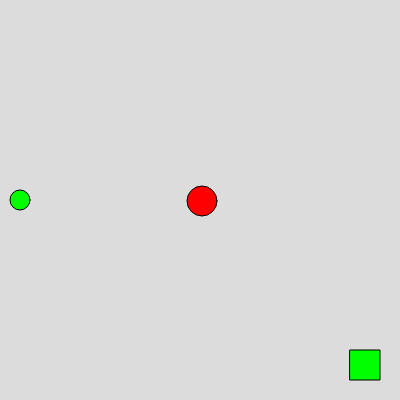
Frame 1 (no input)
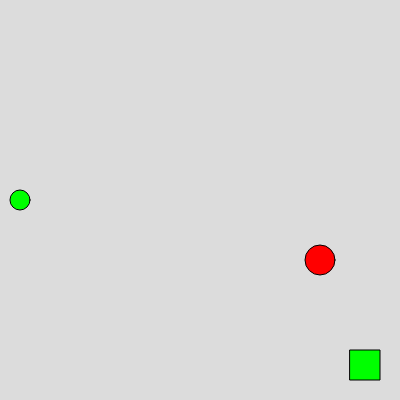
Frame 60 (no input)
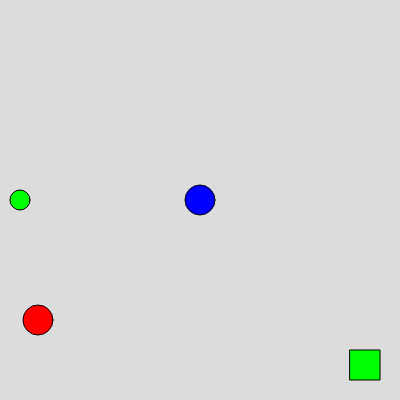
Frame 120 (the mouse pressed at the canvas centre since frame 60)

The p5.js sketch that drew these frames (run headless with seeded random() and noise() and a simulated clock; from frame 60 on, the mouse is pressed at the canvas centre):

// p5.js sketch
// ── sketch.js
var x, y;          
var ox, oy;         
var cx, cy;         
var hasClicked;     
var gameWon;        

function setup() {
  createCanvas(400, 400);
  // Starting positions
  x = 20;
  y = 200;
  ox = 200;
  oy = 200;
  hasClicked = false;
  gameWon = false;
}

function draw() {
  background(220);
  
  // Move player with arrow keys
  if (keyIsDown(LEFT_ARROW)) {
    x -= 5;
  }
  if (keyIsDown(RIGHT_ARROW)) {
    x += 5;
  }
  if (keyIsDown(UP_ARROW)) {
    y -= 5;
  }
  if (keyIsDown(DOWN_ARROW)) {
    y += 5;
  }
  
  // Move obstacle
  ox += 2;
  oy += 1;
  
  // Wrap obstacle around screen
  if (ox > width) {
    ox = 0;
  }
  if (oy > height) {
    oy = 0;
  }
  
  // Draw exit (green square)
  fill(0, 255, 0);
  rect(350, 350, 30, 30);
  
  // Draw moving obstacle (red circle)
  fill(255, 0, 0);
  circle(ox, oy, 30);
  
  // Draw clicked obstacle if exists
  if (hasClicked) {
    fill(0, 0, 255);
    circle(cx, cy, 30);
  }
  
  // Draw player (green circle)
  fill(0, 255, 0);
  circle(x, y, 20);
  
  // Check win condition
  if (x > 350 && y > 350) {
    gameWon = true;
  }
  
  // Show win message
  if (gameWon) {
    textSize(32);
    text("You Won!", 150, 200);
  }
}

function mousePressed() {
  cx = mouseX;
  cy = mouseY;
  hasClicked = true;
}
